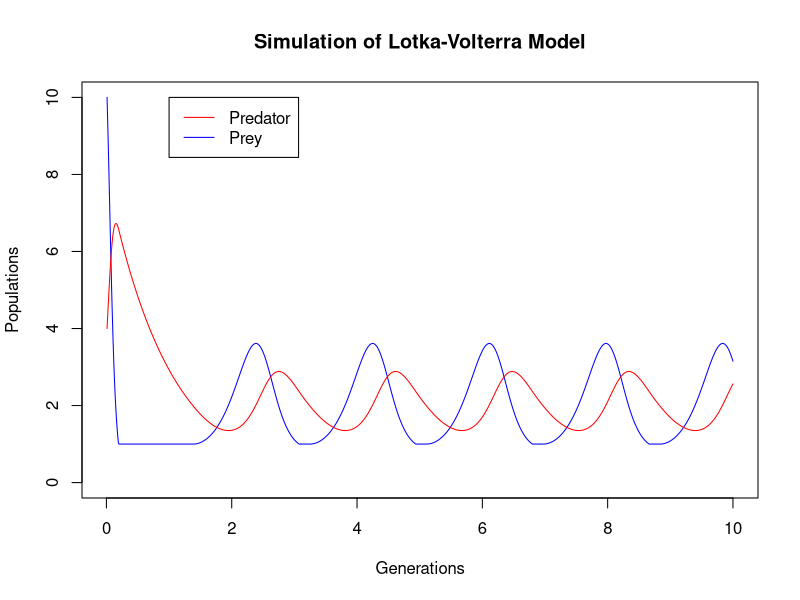

Source code (R):
# initial populations
prey0 = 10
predator0 = 4

# environmental parameters
prey_growth = 6
interaction = 3
dependence = 2
predation = 1
stabiliser = 1

# simulations parameters
T = 10
dt = 0.01
num_iterations = T/dt

prey = numeric(num_iterations)
prey[1] = prey0
predator = numeric(num_iterations)
predator[1] = predator0

for(i in 2:num_iterations) {
  
  prey[i] = prey[i-1] + (prey_growth * prey[i-1] - interaction * prey[i-1] * predator[i-1]) * dt
  predator[i] = predator[i-1] + (predation * prey[i-1] * predator[i-1] - dependence * predator[i-1]) * dt
  
  if(prey[i] < stabiliser) {
    prey[i] = stabiliser
  }
  if(predator[i] < stabiliser) {
    predator[i] = stabiliser
  }
}

time = seq(from = dt, to = T, by = dt)
title = "Simulation of Lotka-Volterra Model"
max_y = max(c(max(prey, predator)))

plot(time, prey, xlab = "Generations", ylab = "Populations", main = title, type = "l", col = "blue", ylim = c(0, max_y))
lines(time, predator, type = "l", col = "red")
legend(x = T, y = NULL, legend = c("Predator", "Prey"), col = c("red", "blue"), lty = 1)